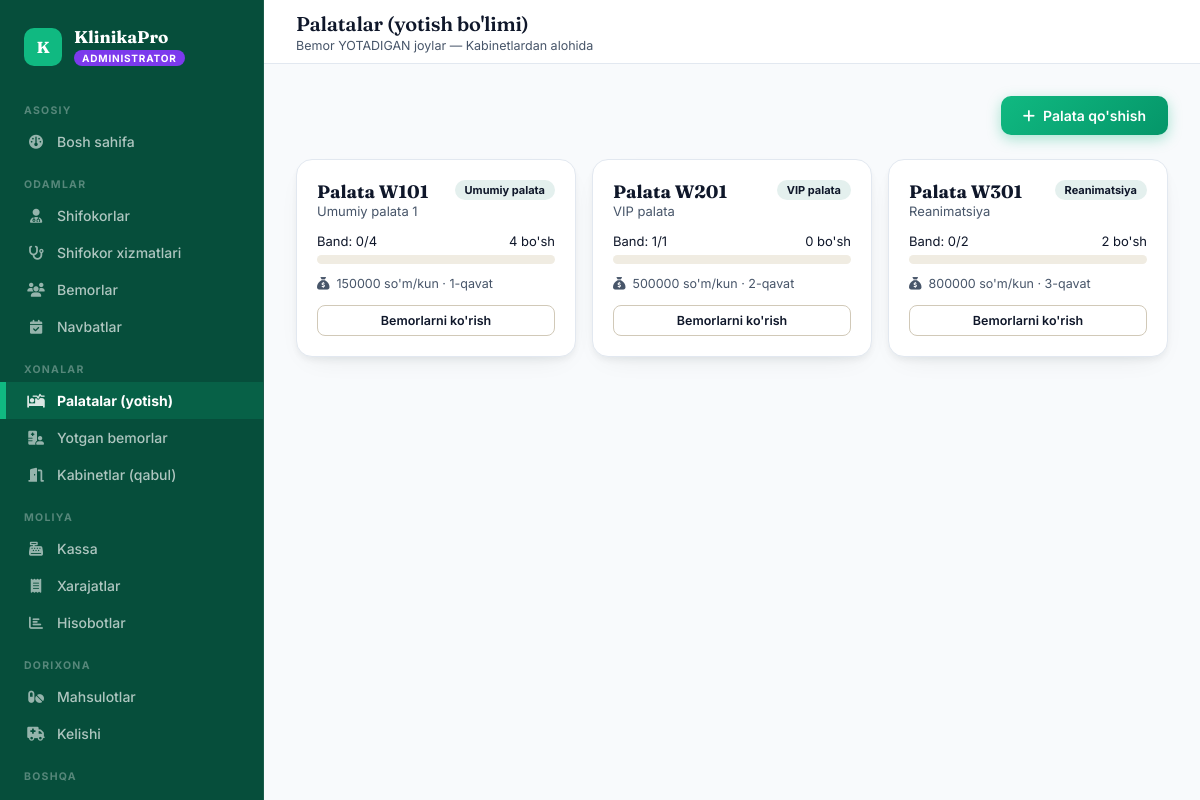
The page /rooms/wards/ (signed in) on the database its author committed.
### accounts/models.py (models this page shows, shortened)
class User(AbstractUser):
    ROLE_CHOICES = [
        ('admin', 'Administrator'),
        ('doctor', 'Shifokor'),
        ('patient', 'Bemor'),
    ]
    role = models.CharField(max_length=10, choices=ROLE_CHOICES, default='patient')
    phone = models.CharField(max_length=20, blank=True)

### rooms/models.py (models this page shows, shortened)
class Ward(models.Model):
    WARD_TYPE = [
        ('general', 'Umumiy palata'),
        ('vip', 'VIP palata'),
        ('icu', 'Reanimatsiya'),
        ('surgery', 'Jarrohlikdan keyingi'),
        ('pediatric', 'Bolalar palatasi'),
        ('maternity', "Tug'uruqxona"),
    ]
    name = models.CharField(max_length=100, verbose_name="Palata nomi")
    number = models.CharField(max_length=10, unique=True, verbose_name="Palata raqami")
    ward_type = models.CharField(max_length=20, choices=WARD_TYPE, verbose_name="Turi")
    floor = models.PositiveIntegerField(verbose_name="Qavat")
    total_beds = models.PositiveIntegerField(verbose_name="Jami o'rinlar")
    price_per_day = models.DecimalField(max_digits=12, decimal_places=0, verbose_name="Kunlik narx")
    is_active = models.BooleanField(default=True)
    @property
    def occupied_beds(self):
        return self.admissions.filter(status='active').count()
    @property
    def available_beds(self):
        return self.total_beds - self.occupied_beds
    class Meta:
        verbose_name = "Palata (yotish bo'limi)"
        verbose_name_plural = "Palatalar (yotish bo'limi)"
        ordering = ['number']

### rooms/views.py (the view, shortened to what this page needs)
# urls.py: path('wards/', views.ward_list, name='wards'),
@login_required
@role_required('admin')
def ward_list(request):
    wards = Ward.objects.filter(is_active=True)
    return render(request, 'rooms/wards.html', {'wards': wards})

### templates/rooms/wards.html (shortened to what this page needs)
{% extends "base.html" %}
{% block page_title %}Palatalar (yotish bo'limi){% endblock %}
{% block page_sub %}<div class="sub">Bemor YOTADIGAN joylar — Kabinetlardan alohida</div>{% endblock %}
{% block content %}
<div class="page-head">
  <button onclick="openModal('addWard')" class="btn btn-primary"><i class="fa-solid fa-plus"></i> Palata qo'shish</button>
</div>
<div style="display:grid; grid-template-columns:repeat(auto-fill,minmax(280px,1fr)); gap:16px;">
{% for w in wards %}
<div class="panel" style="padding:20px;">
  <div style="display:flex; justify-content:space-between; align-items:flex-start; margin-bottom:14px;">
    <div>
      <div style="font-family:'Fraunces',serif; font-size:18px; font-weight:700;">Palata {{ w.number }}</div>
      <div style="font-size:13px; color:var(--ink-soft);">{{ w.name }}</div>
    </div>
    <span class="tag tag-info">{{ w.get_ward_type_display }}</span>
  </div>
  <div style="margin-bottom:12px;">
    <div style="display:flex; justify-content:space-between; font-size:13px; margin-bottom:6px;">
      <span>Band: {{ w.occupied_beds }}/{{ w.total_beds }}</span>
      <span style="color:{% if w.available_beds == 0 %}var(--rose){% else %}var(--sage){% endif %};">{{ w.available_beds }} bo'sh</span>
    </div>
    <div style="background:#f0ece2; border-radius:6px; height:9px; overflow:hidden;">
      <div style="background:{% if w.occupied_beds == w.total_beds %}var(--rose){% else %}var(--teal){% endif %}; height:100%; width:{% widthratio w.occupied_beds w.total_beds 100 %}%;"></div>
    </div>
  </div>
  <div style="font-size:12.5px; color:var(--ink-soft);">
    <i class="fa-solid fa-sack-dollar" style="width:16px;"></i> {{ w.price_per_day|floatformat:0 }} so'm/kun &middot; {{ w.floor }}-qavat
  </div>
  <a href="{% url "admissions" %}" class="btn btn-ghost btn-sm" style="margin-top:14px; width:100%; justify-content:center;">Bemorlarni ko'rish</a>
</div>
{% empty %}
<div class="empty-state" style="grid-column:1/-1;"><i class="fa-solid fa-bed-pulse"></i><p>Palata qo'shilmagan</p></div>
{% endfor %}
</div>
{% endblock %}

### templates/base.html (shortened to what this page needs)
<!DOCTYPE html>
<html lang="uz">
<head>
<link href="https://cdnjs.cloudflare.com/ajax/libs/font-awesome/6.4.0/css/all.min.css" rel="stylesheet">
</head>
<body>
{% if user.is_authenticated %}
<nav class="sidebar">
  <div class="sb-brand">
    <div class="sb-mark">K</div>
    <div>
      <div class="sb-name">KlinikaPro</div>
      <span class="sb-role-tag {{ user.role }}">{{ user.get_role_display }}</span>
    </div>
  </div>
  {% if user.role == 'admin' %}
  <div class="sb-section">Asosiy</div>
  <a href="{% url 'admin_dashboard' %}" class="sb-link {% if request.resolver_match.url_name == 'admin_dashboard' %}active{% endif %}"><i class="fa-solid fa-gauge"></i> Bosh sahifa</a>
  <div class="sb-section">Odamlar</div>
  <a href="{% url 'doctors' %}" class="sb-link "><i class="fa-solid fa-user-doctor"></i> Shifokorlar</a>
  <a href="{% url 'doctor_services_admin' %}" class="sb-link {% if request.resolver_match.url_name == 'doctor_services_admin' %}active{% endif %}"><i class="fa-solid fa-stethoscope"></i> Shifokor xizmatlari</a>
  <a href="{% url 'patients' %}" class="sb-link {% if request.resolver_match.url_name == 'patients' or request.resolver_match.url_name == 'patient_detail_admin' %}active{% endif %}"><i class="fa-solid fa-users"></i> Bemorlar</a>
  <a href="{% url 'appointment_list_admin' %}" class="sb-link {% if request.resolver_match.url_name == 'appointment_list_admin' %}active{% endif %}"><i class="fa-solid fa-calendar-check"></i> Navbatlar</a>
  <div class="sb-section">Xonalar</div>
  <a href="{% url 'wards' %}" class="sb-link {% if request.resolver_match.url_name == 'wards' %}active{% endif %}"><i class="fa-solid fa-bed-pulse"></i> Palatalar (yotish)</a>
  <a href="{% url 'admissions' %}" class="sb-link {% if request.resolver_match.url_name == 'admissions' %}active{% endif %}"><i class="fa-solid fa-hospital-user"></i> Yotgan bemorlar</a>
  <a href="{% url 'cabinets' %}" class="sb-link {% if request.resolver_match.url_name == 'cabinets' %}active{% endif %}"><i class="fa-solid fa-door-open"></i> Kabinetlar (qabul)</a>
  <div class="sb-section">Moliya</div>
  <a href="{% url 'kassa' %}" class="sb-link {% if request.resolver_match.url_name == 'kassa' %}active{% endif %}"><i class="fa-solid fa-cash-register"></i> Kassa</a>
  <a href="{% url 'expenses' %}" class="sb-link {% if request.resolver_match.url_name == 'expenses' %}active{% endif %}"><i class="fa-solid fa-receipt"></i> Xarajatlar</a>
  <a href="{% url 'reports' %}" class="sb-link {% if request.resolver_match.url_name == 'reports' %}active{% endif %}"><i class="fa-solid fa-chart-bar"></i> Hisobotlar</a>
  <div class="sb-section">Dorixona</div>
  <a href="{% url 'medicines' %}" class="sb-link {% if request.resolver_match.url_name == 'medicines' %}active{% endif %}"><i class="fa-solid fa-pills"></i> Mahsulotlar</a>
  <a href="{% url 'medicine_income' %}" class="sb-link {% if request.resolver_match.url_name == 'medicine_income' %}active{% endif %}"><i class="fa-solid fa-truck-medical"></i> Kelishi</a>
  <div class="sb-section">Boshqa</div>
  <a href="{% url 'operations' %}" class="sb-link {% if request.resolver_match.url_name == 'operations' %}active{% endif %}"> Operatsiyalar</a>
  {% endif %}
</nav>
<div class="main">
  <header class="topbar">
    <div>
      <h1>{% block page_title %}{% endblock %}</h1>
      {% block page_sub %}{% endblock %}
    </div>
  </header>
  <div class="content">
    {% block content %}{% endblock %}
  </div>
</div>
{% else %}
{% block noauth %}{% endblock %}
{% endif %}
</body>
</html>

### templates/base.html (style rules this page uses)
:root { --ink: #0f172a; --ink-soft: #475569; --paper: #f8fafc; --paper-raised: #ffffff; --line: #e2e8f0; --green: #10b981; --green-light: #34d399; --green-dark: #059669; --green-deep: #047857; --accent: #14b8a6; --gold: #d97706; --role-admin: #7c3aed; --role-admin-soft: #ede9fe; --role-doctor: #059669; --role-doctor-soft: #d1fae5; --role-patient: #ea580c; --role-patient-soft: #ffedd5; --radius: 16px; --radius-sm: 10px; --shadow-sm: 0 1px 3px rgba(15, 23, 42, 0.08); --shadow-md: 0 10px 15px -3px rgba(15, 23, 42, 0.1), 0 4px 6px -4px rgba(15, 23, 42, 0.1); --shadow-lg: 0 20px 25px -5px rgba(15, 23, 42, 0.1), 0 8px 10px -6px rgba(15, 23, 42, 0.1); }
* { box-sizing: border-box; margin: 0; padding: 0; }
html { scroll-behavior: smooth; }
body { font-family: 'Inter', sans-serif; background: var(--paper); color: var(--ink); display: flex; min-height: 100vh; font-size: 15px; -webkit-font-smoothing: antialiased; }
h1, h2, h3, .display { font-family: 'Fraunces', serif; font-weight: 600; letter-spacing: -0.01em; color: var(--ink); }
a { color: inherit; text-decoration: none; }
.sidebar { width: 264px; background: #064e3b; position: fixed; top: 0; left: 0; height: 100vh; overflow-y: auto; display: flex; flex-direction: column; border-right: 1px solid rgba(255,255,255,0.08); }
.sb-brand { padding: 28px 24px 20px; display: flex; align-items: center; gap: 12px; }
.sb-mark { width: 38px; height: 38px; background: #10b981; border-radius: 10px; display: flex; align-items: center; justify-content: center; color: white; font-size: 16px; flex-shrink: 0; font-family: 'Fraunces', serif; font-weight: 700; }
.sb-name { color: #fff; font-size: 17px; font-weight: 700; font-family: 'Fraunces', serif; line-height: 1.1; }
.sb-role-tag { display: inline-block; margin-top: 3px; font-size: 10px; font-weight: 700; letter-spacing: 0.08em; text-transform: uppercase; padding: 2px 8px; border-radius: 20px; }
.sb-role-tag.admin { background: var(--role-admin); color: white; }
.sb-section { padding: 18px 24px 6px; color: rgba(255,255,255,0.32); font-size: 10.5px; font-weight: 700; letter-spacing: 0.12em; text-transform: uppercase; }
.sb-link { display: flex; align-items: center; gap: 12px; padding: 10px 24px; color: rgba(255,255,255,0.68); font-size: 14px; font-weight: 500; border-left: 3px solid transparent; transition: all 0.15s; }
.sb-link i { width: 18px; text-align: center; font-size: 14px; opacity: 0.85; }
.sb-link.active { background: rgba(16, 185, 129, 0.18); color: #fff; border-left-color: #10b981; font-weight: 700; box-shadow: inset 3px 0 0 #10b981; }
.main { margin-left: 264px; flex: 1; display: flex; flex-direction: column; min-width: 0; }
.topbar { height: 64px; background: var(--paper-raised); border-bottom: 1px solid var(--line); display: flex; align-items: center; padding: 0 20px 0 32px; position: sticky; top: 0; z-index: 40; }
.topbar h1 { font-size: 20px; font-weight: 600; flex: 1; }
.topbar .sub { font-size: 12.5px; color: var(--ink-soft); font-weight: 400; margin-top: 2px; }
.content { padding: 32px; flex: 1; max-width: 1320px; }
.panel { background: var(--paper-raised); border-radius: var(--radius); border: 1px solid var(--line); box-shadow: 0 10px 30px -15px rgba(22, 36, 31, 0.12), 0 4px 6px -1px rgba(22, 36, 31, 0.06); transition: transform 0.2s ease, box-shadow 0.2s ease; }
.btn { display: inline-flex; align-items: center; gap: 8px; padding: 11px 22px; border-radius: 10px; border: none; cursor: pointer; font-size: 14px; font-weight: 600; font-family: 'Inter', sans-serif; transition: all 0.2s cubic-bezier(0.4, 0.0, 0.2, 1); white-space: nowrap; box-shadow: 0 2px 8px rgba(0,0,0,0.08); }
.btn-primary { background: linear-gradient(135deg, #10b981, #059669); color: white; box-shadow: 0 4px 14px rgba(16, 185, 129, 0.35); }
.btn-ghost { background: white; color: var(--ink); border: 1.5px solid #d1c9b8; box-shadow: none; }
.btn-sm { padding: 7px 14px; font-size: 12.5px; border-radius: 8px; box-shadow: none; }
.tag { display: inline-flex; align-items: center; gap: 4px; padding: 3px 10px; border-radius: 20px; font-size: 11px; font-weight: 700; }
.tag-info { background: #e4f0ee; color: var(--teal); }
.page-head { display: flex; align-items: flex-end; justify-content: space-between; margin-bottom: 24px; gap: 16px; flex-wrap: wrap; }

### rows shown on the page
User: role "ADMINISTRATOR"
Ward: number "W101", name "Umumiy palata 1", ward_type "Umumiy palata", occupied_beds "0", total_beds "4", available_beds "4", price_per_day "150000", floor "1"
Ward: number "W201", name "VIP palata", ward_type "VIP palata", occupied_beds "1", total_beds "1", available_beds "0", price_per_day "500000", floor "2"
Ward: number "W301", name "Reanimatsiya", ward_type "Reanimatsiya", occupied_beds "0", total_beds "2", available_beds "2", price_per_day "800000", floor "3"
